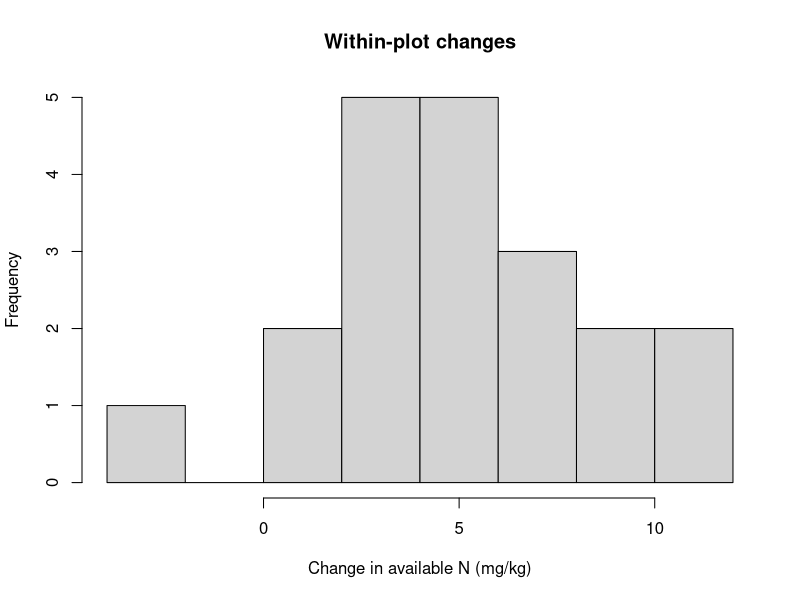
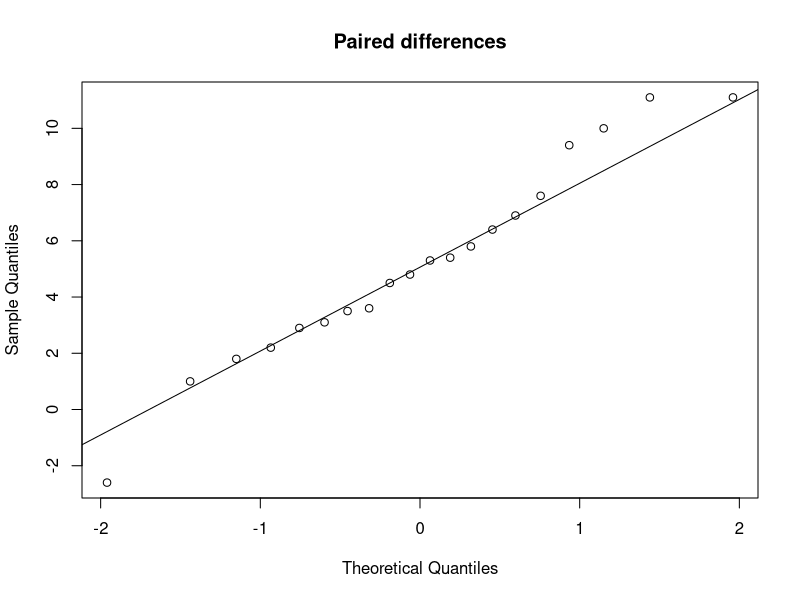

Write the R code that produced these figures, in order.
## ---- chunk 1
y <- c(4.2, 4.8, 5.1, 4.5)
se <- sd(y) / sqrt(length(y))
critical <- qt(.975, df = length(y) - 1)
c(mean = mean(y), se = se, lower = mean(y) - critical * se,
  upper = mean(y) + critical * se)
t.test(y)$conf.int
## ---- chunk 2
data("PlantGrowth", package = "datasets")
aggregate(weight ~ group, PlantGrowth, function(x) c(n = length(x), mean = mean(x), sd = sd(x)))
control <- subset(PlantGrowth, group == "ctrl")$weight
t.test(control, mu = 5)
## ---- chunk 3
treated <- subset(PlantGrowth, group == "trt2")$weight
welch <- t.test(treated, control, alternative = "two.sided")
welch
data.frame(difference_trt2_minus_ctrl = mean(treated) - mean(control),
           lower_95 = welch$conf.int[1], upper_95 = welch$conf.int[2],
           p_value = welch$p.value)
## ---- chunk 4
paired <- read.csv("data/paired_soil.csv")
stopifnot(!anyDuplicated(paired$plot_id), complete.cases(paired))
paired$change <- paired$after_mg_kg - paired$before_mg_kg
hist(paired$change, xlab = "Change in available N (mg/kg)", main = "Within-plot changes")
t.test(paired$after_mg_kg, paired$before_mg_kg, paired = TRUE)
## ---- chunk 5
pest <- read.csv("data/pest.csv")
tab <- with(pest, table(treatment, infested))
tab
proportions(tab, margin = 1)
chi <- chisq.test(tab, correct = FALSE)
chi$expected
chi
## ---- chunk 6
fisher.test(tab)
## ---- chunk 7
n1 <- length(treated); n2 <- length(control)
v1 <- var(treated); v2 <- var(control)
se_difference <- sqrt(v1 / n1 + v2 / n2)
t_manual <- (mean(treated) - mean(control)) / se_difference
df_welch <- (v1 / n1 + v2 / n2)^2 /
  ((v1 / n1)^2 / (n1 - 1) + (v2 / n2)^2 / (n2 - 1))
c(manual_t = t_manual, R_t = unname(welch$statistic),
  manual_df = df_welch, R_df = unname(welch$parameter))
## ---- chunk 8
expected_manual <- outer(rowSums(tab), colSums(tab)) / sum(tab)
expected_manual
cell_contributions <- (tab - expected_manual)^2 / expected_manual
cell_contributions
c(manual_chisq = sum(cell_contributions), R_chisq = unname(chi$statistic))
## ---- chunk 9
qqnorm(paired$change, main = "Paired differences")
qqline(paired$change)
shapiro.test(paired$change)
var.test(treated, control)
## ---- chunk 10
prop.test(x = 332, n = 400, p = 0.80)
binom.test(x = 332, n = 400, p = 0.80)
## ---- chunk 11
infested <- tab[, "Yes"]
plots <- rowSums(tab)
prop.test(infested, plots, correct = FALSE)
## ---- chunk 12
seeds <- c(round_yellow = 315, round_green = 108,
           wrinkled_yellow = 101, wrinkled_green = 32)
fit_ratio <- chisq.test(seeds, p = c(9, 3, 3, 1) / 16)
fit_ratio
round(fit_ratio$expected, 1)
## ---- chunk 13
chisq.test(c(tall = 787, dwarf = 277), p = c(3, 1) / 4)
## ---- chunk 14
wilcox.test(treated, control, exact = FALSE)
wilcox.test(paired$after_mg_kg, paired$before_mg_kg, paired = TRUE, exact = FALSE)
aphid <- read.csv("data/aphid_counts.csv")
kruskal.test(aphids_per_plant ~ treatment, data = aphid)
## ---- chunk 15
planning <- power.t.test(delta = .5, sd = .6, sig.level = .05,
                         power = .80, type = "two.sample", alternative = "two.sided")
planning
ceiling(planning$n)
